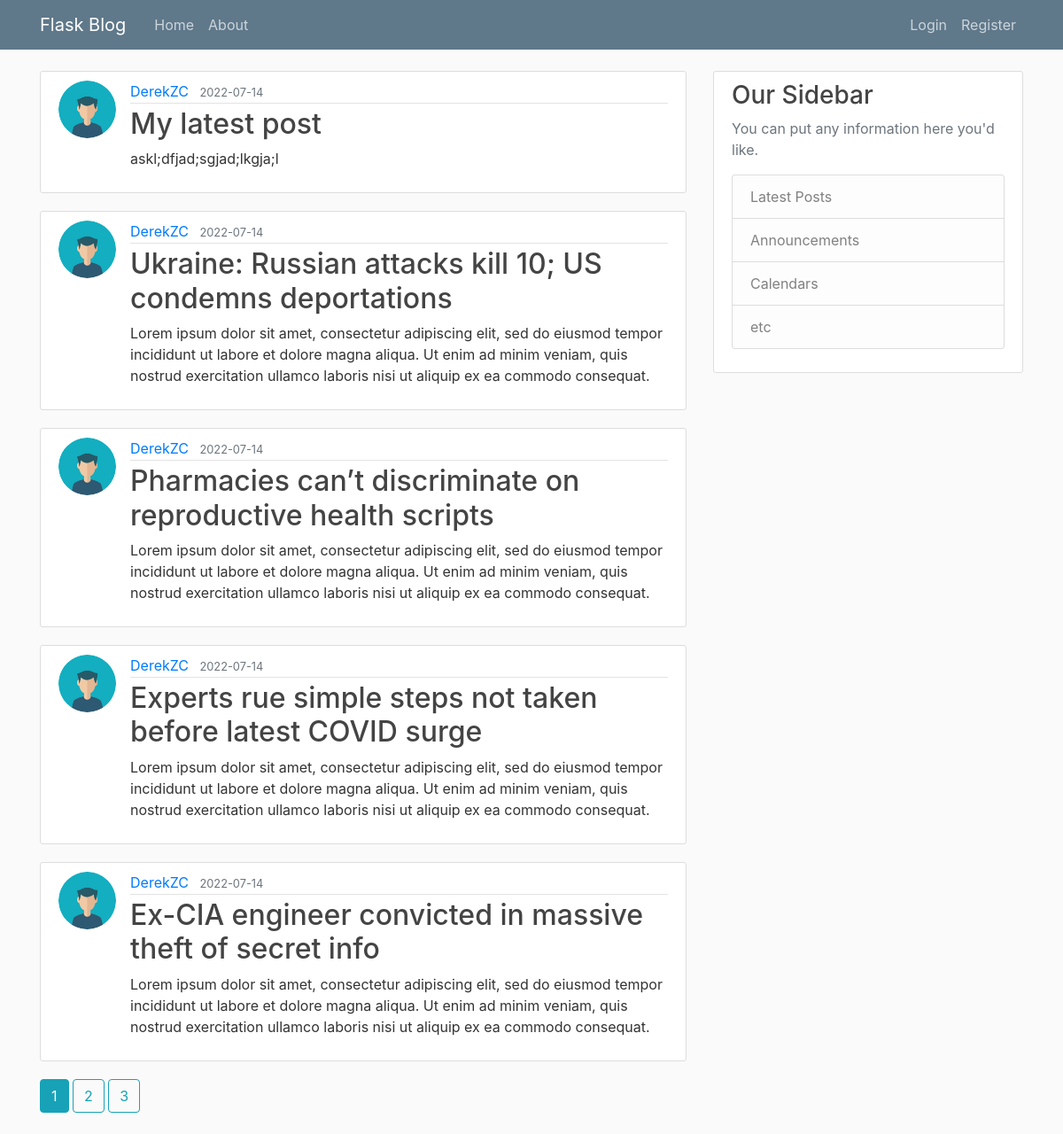
The page /home on the database its author committed.
### flaskblog/models.py (models this page shows, shortened)
class Post(db.Model):
    id          = db.Column(db.Integer, primary_key=True)
    title       = db.Column(db.String(100), nullable=False)
    date_posted = db.Column(db.DateTime, nullable=False, default=datetime.utcnow)
    content     = db.Column(db.Text, nullable=False)
    user_id     = db.Column(db.Integer, db.ForeignKey('user.id'), nullable=False) # user.id is going to be the user who authored the post

class User(db.Model, UserMixin):
    id         = db.Column(db.Integer, primary_key=True)    # primary_key is a unique id for our user
    username   = db.Column(db.String(20), unique=True, nullable=False)   # 20 character max length, must be unique, can't null bc username required
    email      = db.Column(db.String(120), unique=True, nullable=False)
    image_file = db.Column(db.String(20), nullable=False, default='default.jpg')
    password   = db.Column(db.String(60), nullable=False)
    posts      = db.relationship('Post', backref='author', lazy=True)    # runs in the background b/c not a column

### flaskblog/main/routes.py (the view)
@main.route("/")
@main.route("/home")
def home():
    page = request.args.get('page', 1, type=int)    # default page set to 1
    posts = Post.query.order_by(Post.date_posted.desc()).paginate(page=page, per_page=5)
    return render_template('home.html', posts=posts)

### flaskblog/templates/home.html
{% extends "layout.html" %}
{% block content %}
    {% for post in posts.items %}
        <article class="media content-section">
            <img class="rounded-circle article-img" src="{{ url_for('static', filename='profile_pics/' + post.author.image_file) }}" alt="">
            <div class="media-body">
                <div class="article-metadata">
                    <a class="mr-2" href="{{ url_for('users.user_posts', username=post.author.username) }}">{{ post.author.username }}</a>
                    <small class="text-muted">{{ post.date_posted.strftime('%Y-%m-%d') }}</small>
                </div>
                <h2><a class="article-title" href="{{ url_for('posts.post', post_id=post.id) }}">{{ post.title }}</a></h2>
                <p class="article-content">{{ post.content }}</p>
            </div>
        </article>
    {% endfor %}
    {% for page_num in posts.iter_pages(left_edge=1, right_edge=1, left_current=1, right_current=2) %}
        {% if page_num %}
            {% if posts.page == page_num %}
                <a class="btn btn-info mb-4" href="{{ url_for('main.home', page=page_num) }}">{{ page_num }}</a>
            {% else %}
                <a class="btn btn-outline-info mb-4" href="{{ url_for('main.home', page=page_num) }}">{{ page_num }}</a>
            {% endif %}
        {% else %}
            ...
        {% endif %}
    {% endfor %}
{% endblock content %}

### flaskblog/static/main.css (style rules this page uses)
body { background: #fafafa; color: #333333; margin-top: 5rem; }
h1, h2, h3, h4, h5, h6 { color: #444444; }
.content-section { background: #ffffff; padding: 10px 20px; border: 1px solid #dddddd; border-radius: 3px; margin-bottom: 20px; }
.article-title { color: #444444; }
.article-content { white-space: pre-line; }
.article-img { height: 65px; width: 65px; margin-right: 16px; }
.article-metadata { padding-bottom: 1px; margin-bottom: 4px; border-bottom: 1px solid #e3e3e3 }

### rows shown on the page
Post: image_file (picture), author.username "DerekZC", date_posted "2022-07-14", title "My latest post", content "askl;dfjad;sgjad;lkgja;l"
Post: image_file (picture), author.username "DerekZC", date_posted "2022-07-14", title "Ukraine: Russian attacks kill 10; US condemns deportations", content "Lorem ipsum dolor sit amet, consectetur adipiscing elit, sed do eiusmod tempor incididunt ut labore et dolore magna aliqua. Ut enim ad minim veniam, quis nostrud exercitation ullamco laboris nisi ut aliquip ex ea commodo consequat."
Post: image_file (picture), author.username "DerekZC", date_posted "2022-07-14", title "Pharmacies can’t discriminate on reproductive health scripts", content "Lorem ipsum dolor sit amet, consectetur adipiscing elit, sed do eiusmod tempor incididunt ut labore et dolore magna aliqua. Ut enim ad minim veniam, quis nostrud exercitation ullamco laboris nisi ut aliquip ex ea commodo consequat."
Post: image_file (picture), author.username "DerekZC", date_posted "2022-07-14", title "Experts rue simple steps not taken before latest COVID surge", content "Lorem ipsum dolor sit amet, consectetur adipiscing elit, sed do eiusmod tempor incididunt ut labore et dolore magna aliqua. Ut enim ad minim veniam, quis nostrud exercitation ullamco laboris nisi ut aliquip ex ea commodo consequat."
Post: image_file (picture), author.username "DerekZC", date_posted "2022-07-14", title "Ex-CIA engineer convicted in massive theft of secret info", content "Lorem ipsum dolor sit amet, consectetur adipiscing elit, sed do eiusmod tempor incididunt ut labore et dolore magna aliqua. Ut enim ad minim veniam, quis nostrud exercitation ullamco laboris nisi ut aliquip ex ea commodo consequat."

### other values the page prints
{{ page_num }} "1"
{{ page_num }} "2" "3"
